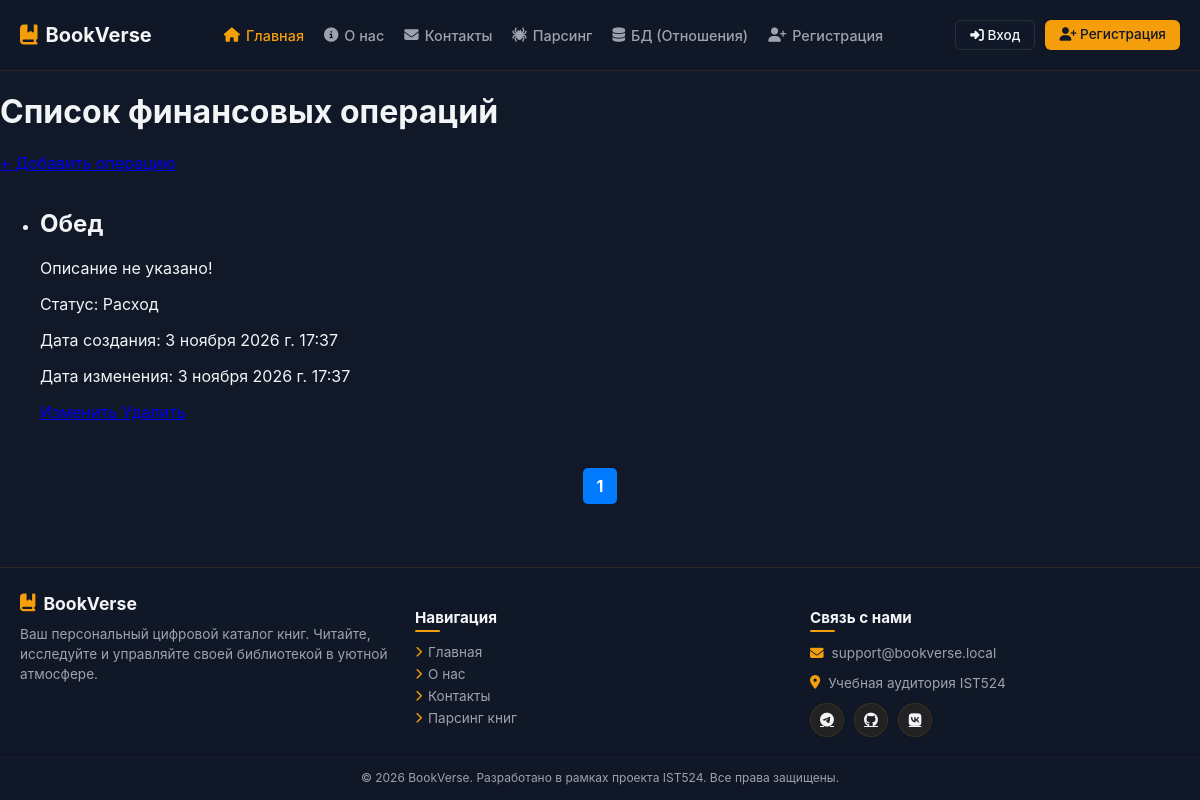
/finance_list/, run on an earlier commit of the app's database.
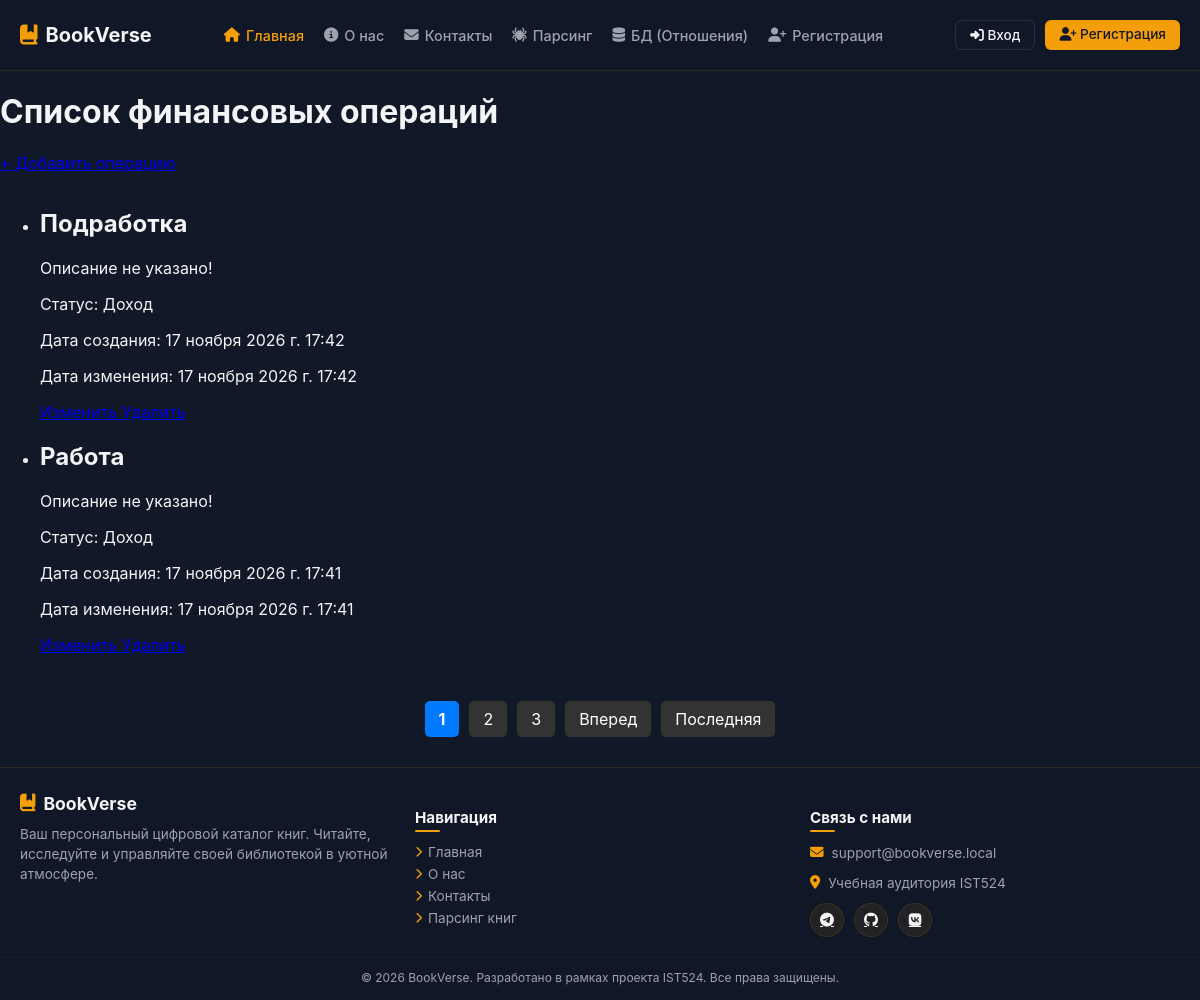
And on a later commit of the database.
### finance/models.py (models this page shows, shortened)
class Finance(models.Model):
    title = models.CharField(
        max_length=100,
        verbose_name='Какие траты у вас сегодня?'
    )
    description = models.TextField(
        verbose_name='Опишите их:',
        blank=True
    )
    CHEKING = (
        ('Расход', 'Расход'),
        ('Доход', 'Доход'),
        ('Не выбрано', 'Не выбрано'),
    )
    cheking = models.CharField(
        max_length=100,
        default='Не выбрано',
        choices=CHEKING,
        verbose_name='Выберите вариант'
    )
    created_at = models.DateTimeField(auto_now_add=True)
    updated_at = models.DateTimeField(auto_now=True)

### finance/views.py (the view)
# urls.py: path('finance_list/', read_finance_view, name='finance_list'),
def read_finance_view(request):
    finance = Finance.objects.all().order_by("-id")
    paginator = Paginator(finance, 2)
    page_number = request.GET.get('page')
    page_obj = paginator.get_page(page_number)
    return render(request, 'finance/finance_list.html', {
        'finance': page_obj,
        'page_obj': page_obj
    })

### templates/finance/finance_list.html (shortened to what this page needs)
{% load static %}
{% include 'layouts/header.html' %}
<link rel="stylesheet" href="{% static 'css/finance.css' %}">
<h1>Список финансовых операций</h1>
<a href="{% url 'create' %}">+ Добавить операцию</a>
<ul>
    {% for i in finance %}
        <li>
            <h2>{{ i.title }}</h2>
            {% if i.description %}
                <p>{{ i.description }}</p>
            {% else %}
                <p>Описание не указано!</p>
            {% endif %}
            <p>Статус: {{ i.cheking }}</p>
            <p>Дата создания: {{ i.created_at }}</p>
            <p>Дата изменения: {{ i.updated_at }}</p>
            <a href="/finance_list/{{ i.id }}/update/">
            </a>
            <a href="/finance_list/{{ i.id }}/delete/">
            </a>
        </li>
    {% empty %}
        <p>Пока нет финансовых операций.</p>
    {% endfor %}
</ul>
<div class="pagination">
    {% for num in page_obj.paginator.page_range %}
        {% if page_obj.number == num %}
            <span class="current-page">{{ num }}</span>
        {% else %}
            <a href="?page={{ num }}">{{ num }}</a>
        {% endif %}
    {% endfor %}
    {% if page_obj.has_next %}
        <a href="?page={{ page_obj.next_page_number }}">Вперед</a>
        <a href="?page={{ page_obj.paginator.num_pages }}">Последняя</a>
    {% endif %}
</div>
{% include 'layouts/footer.html' %}

### templates/layouts/header.html (shortened to what this page needs)
{% load static %}
<!DOCTYPE html>
<html lang="ru">
<head>
    <link rel="stylesheet" href="/static/css/header_and_footer.css">
    <link rel="stylesheet" href="https://cdnjs.cloudflare.com/ajax/libs/font-awesome/6.4.0/css/all.min.css">
    <link rel="stylesheet" href="/static/css/about_me.css">
</head>
<body>
<header class="book-header">
    <div class="header-container">
        <a href="{% url 'book_list' %}" class="logo">
            <i class="fa-solid fa-book-bookmark"></i>
            <span>BookVerse</span>
        </a>
        <nav class="nav-menu">
            <ul>
            <li><a href="{% url 'book_list' %}" class="active"><i class="fa-solid fa-house"></i> Главная</a></li>
            <li><a href="{% url 'about_me' %}"><i class="fa-solid fa-circle-info"></i> О нас</a></li>
            <li><a href="{% url 'contacts' %}"><i class="fa-solid fa-envelope"></i> Контакты</a></li>
            <li><a href="{% url 'finance_list' %}"><i class="fa-solid fa-spider"></i> Парсинг</a></li>
            <li><a href="{% url 'tour_list' %}"><i class="fa-solid fa-database"></i> БД (Отношения)</a></li>
            <li><a href="{% url 'register' %}"><i class="fa-solid fa-user-plus"></i> Регистрация</a></li>
            </ul>
        </nav>
        <div class="header-actions">
            <a href="#" class="btn-login"><i class="fa-solid fa-right-to-bracket"></i> Вход</a>
            <a href="#" class="btn-register"><i class="fa-solid fa-user-plus"></i> Регистрация</a>
        </div>
    </div>
</header>

### templates/layouts/footer.html
{% load static %}
<footer class="book-footer">
    <div class="footer-container">
        <div class="footer-col">
            <div class="footer-logo">
                <i class="fa-solid fa-book-bookmark"></i>
                <span>BookVerse</span>
            </div>
            <p class="footer-desc">
                Ваш персональный цифровой каталог книг. Читайте, исследуйте и управляйте своей библиотекой в уютной атмосфере.
            </p>
        </div>
        <div class="footer-col">
            <h3>Навигация</h3>
            <ul class="footer-links">
                <li><a href="{% url 'book_list' %}"><i class="fa-solid fa-chevron-right"></i> Главная</a></li>
                <li><a href="#"><i class="fa-solid fa-chevron-right"></i> О нас</a></li>
                <li><a href="#"><i class="fa-solid fa-chevron-right"></i> Контакты</a></li>
                <li><a href="#"><i class="fa-solid fa-chevron-right"></i> Парсинг книг</a></li>
            </ul>
        </div>
        <div class="footer-col">
            <h3>Связь с нами</h3>
            <p><i class="fa-solid fa-envelope"></i> support@bookverse.local</p>
            <p><i class="fa-solid fa-location-dot"></i> Учебная аудитория IST524</p>
            <div class="social-icons">
                <a href="#" target="_blank"><i class="fa-brands fa-telegram"></i></a>
                <a href="#" target="_blank"><i class="fa-brands fa-github"></i></a>
                <a href="#" target="_blank"><i class="fa-brands fa-vk"></i></a>
            </div>
        </div>
    </div>
    <div class="footer-bottom">
        <p>&copy; 2026 BookVerse. Разработано в рамках проекта IST524. Все права защищены.</p>
    </div>
</footer>

### static/css/header_and_footer.css (style rules this page uses)
:root { --bg-main: #111827; --bg-header-footer: rgba(17, 24, 39, 0.9); --card-bg: rgba(31, 41, 55, 0.75); --card-border: rgba(245, 158, 11, 0.12); --accent-color: #f59e0b; --text-light: #f3f4f6; --text-muted: #9ca3af; --transition-speed: 0.3s ease; }
body { background-color: var(--bg-main); color: var(--text-light); font-family: 'Inter', 'Segoe UI', system-ui, sans-serif; margin: 0; display: flex; flex-direction: column; min-height: 100vh; }
.book-header { background: var(--bg-header-footer); backdrop-filter: blur(10px); -webkit-backdrop-filter: blur(10px); border-bottom: 1px solid var(--card-border); position: sticky; top: 0; z-index: 1000; width: 100%; }
.header-container { max-width: 1200px; margin: 0 auto; padding: 0 20px; height: 70px; display: flex; align-items: center; justify-content: space-between; }
.logo { display: flex; align-items: center; gap: 8px; font-size: 1.25rem; font-weight: 700; color: var(--text-light); text-decoration: none; }
.logo i { color: var(--accent-color); }
.nav-menu ul { list-style: none; margin: 0; padding: 0; display: flex; gap: 20px; }
.nav-menu a { color: var(--text-muted); text-decoration: none; font-size: 0.9rem; font-weight: 500; display: flex; align-items: center; gap: 6px; transition: color var(--transition-speed); }
.nav-menu a:hover, .nav-menu a.active { color: var(--accent-color); }
.header-actions { display: flex; gap: 10px; }
.btn-login, .btn-register { padding: 6px 14px; border-radius: 6px; font-size: 0.85rem; text-decoration: none; font-weight: 500; transition: all var(--transition-speed); }
.btn-login { color: var(--text-light); background: transparent; border: 1px solid rgba(255, 255, 255, 0.1); }
.btn-register { background: var(--accent-color); color: #111827; }
.book-footer { background: var(--bg-header-footer); backdrop-filter: blur(10px); -webkit-backdrop-filter: blur(10px); border-top: 1px solid var(--card-border); color: var(--text-muted); padding: 25px 0 15px 0; margin-top: auto; }
.footer-container { max-width: 1200px; margin: 0 auto; padding: 0 20px 20px 20px; display: grid; grid-template-columns: repeat(auto-fit, minmax(220px, 1fr)); gap: 25px; }
.footer-col h3 { color: var(--text-light); font-size: 0.95rem; margin-bottom: 12px; position: relative; padding-bottom: 5px; }
.footer-col h3::after { content: ''; position: absolute; left: 0; bottom: 0; width: 25px; height: 2px; background: var(--accent-color); border-radius: 2px; }
.footer-logo { display: flex; align-items: center; gap: 8px; font-size: 1.1rem; font-weight: 700; color: var(--text-light); margin-bottom: 10px; }
.footer-logo i { color: var(--accent-color); }
.footer-desc { font-size: 0.85rem; line-height: 1.5; margin: 0; }
.footer-links { list-style: none; padding: 0; margin: 0; }
.footer-links li { margin-bottom: 6px; }
.footer-links a { color: var(--text-muted); text-decoration: none; transition: all var(--transition-speed); display: flex; align-items: center; gap: 6px; font-size: 0.85rem; }
.footer-links a i { font-size: 0.7rem; color: var(--accent-color); }
.footer-col p { margin-bottom: 8px; font-size: 0.85rem; display: flex; align-items: center; gap: 8px; }
.footer-col p i { color: var(--accent-color); }
.social-icons { display: flex; gap: 10px; margin-top: 12px; }
.social-icons a { display: flex; align-items: center; justify-content: center; width: 32px; height: 32px; background: rgba(245, 158, 11, 0.08); border: 1px solid var(--card-border); border-radius: 50%; color: var(--text-light); font-size: 0.9rem; transition: all var(--transition-speed); }
.footer-bottom { border-top: 1px solid rgba(255, 255, 255, 0.03); padding-top: 12px; text-align: center; }
.footer-bottom p { font-size: 0.75rem; margin: 0; color: var(--text-muted); }

### static/finance.css (style rules this page uses)
.pagination { display: flex; justify-content: center; align-items: center; gap: 15px; margin: 30px 0; }
.pagination a { text-decoration: none; background-color: #333; color: white; padding: 8px 15px; border-radius: 5px; transition: 0.3s; }
.pagination span { font-weight: bold; }
.pagination { display: flex; justify-content: center; align-items: center; gap: 10px; margin: 30px 0; }
.pagination a, .pagination .current-page { text-decoration: none; padding: 8px 14px; border-radius: 5px; background-color: #333; color: white; }
.pagination .current-page { background-color: #007bff; font-weight: bold; }

What changed in the data, as far as the page shows it:
no longer on this page (row unchanged): Finance: title "Обед", description "Описание не указано!", cheking "Расход", created_at "3 ноября 2026 г. 17:37", updated_at "3 ноября 2026 г. 17:37"
added Finance: title "Подработка", description "Описание не указано!", cheking "Доход", created_at "17 ноября 2026 г. 17:42", updated_at "17 ноября 2026 г. 17:42"
added Finance: title "Работа", description "Описание не указано!", cheking "Доход", created_at "17 ноября 2026 г. 17:41", updated_at "17 ноября 2026 г. 17:41"
Also different on the page:
new list line: "2"
new list line: "3"
text now shown: "Вперед Последняя"
